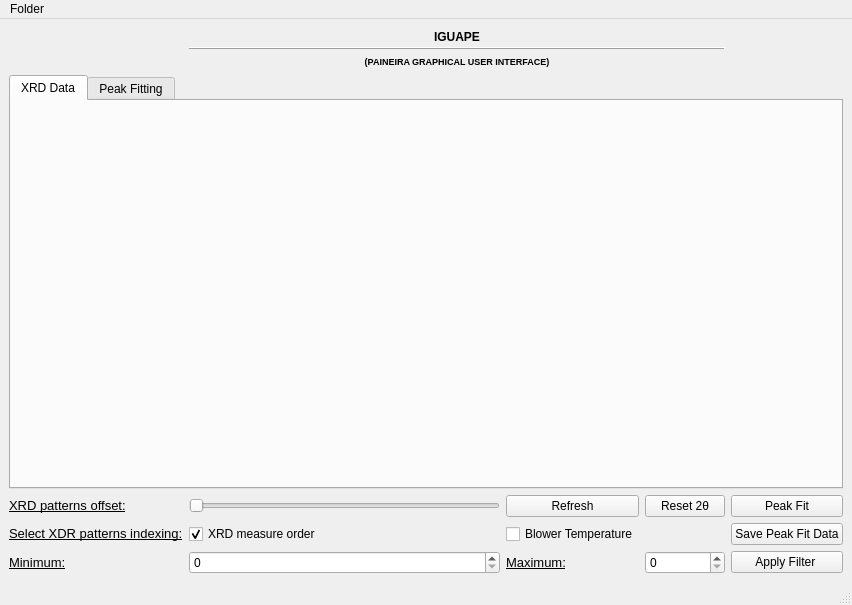
<?xml version="1.0" encoding="UTF-8"?>
<ui version="4.0">
 <class>MainWindow</class>
 <widget class="QMainWindow" name="MainWindow">
  <property name="geometry">
   <rect>
    <x>0</x>
    <y>0</y>
    <width>852</width>
    <height>605</height>
   </rect>
  </property>
  <property name="windowTitle">
   <string>Iguape</string>
  </property>
  <property name="windowIcon">
   <iconset>
    <normaloff>Icons/Logo_IGUAPE.png</normaloff>Icons/Logo_IGUAPE.png</iconset>
  </property>
  <property name="styleSheet">
   <string notr="true"/>
  </property>
  <widget class="QWidget" name="centralwidget">
   <layout class="QVBoxLayout" name="verticalLayout">
    <item>
     <layout class="QGridLayout" name="gridLayout">
      <item row="2" column="4" colspan="2">
       <widget class="QPushButton" name="peak_fit_button">
        <property name="maximumSize">
         <size>
          <width>16777215</width>
          <height>16777215</height>
         </size>
        </property>
        <property name="toolTip">
         <string>Press to open the Peak Fit Window</string>
        </property>
        <property name="text">
         <string>Peak Fit</string>
        </property>
        <property name="icon">
         <iconset>
          <normaloff>Icons/peak_fit_icon.png</normaloff>Icons/peak_fit_icon.png</iconset>
        </property>
       </widget>
      </item>
      <item row="1" column="0" colspan="6">
       <widget class="QTabWidget" name="tabWidget">
        <property name="currentIndex">
         <number>0</number>
        </property>
        <widget class="QWidget" name="XRD_data_tab">
         <attribute name="title">
          <string>XRD Data</string>
         </attribute>
        </widget>
        <widget class="QWidget" name="peak_fit_tab">
         <attribute name="title">
          <string>Peak Fitting</string>
         </attribute>
        </widget>
       </widget>
      </item>
      <item row="3" column="4" colspan="2">
       <widget class="QPushButton" name="save_peak_fit_data_button">
        <property name="minimumSize">
         <size>
          <width>0</width>
          <height>0</height>
         </size>
        </property>
        <property name="maximumSize">
         <size>
          <width>16777215</width>
          <height>16777215</height>
         </size>
        </property>
        <property name="toolTip">
         <string>Press to save the data as a CSV file</string>
        </property>
        <property name="text">
         <string>Save Peak Fit Data</string>
        </property>
        <property name="icon">
         <iconset>
          <normaloff>Icons/Save_Icon.png</normaloff>Icons/Save_Icon.png</iconset>
        </property>
       </widget>
      </item>
      <item row="0" column="4" alignment="Qt::AlignVCenter">
       <widget class="QLabel" name="LNLS_logo">
        <property name="maximumSize">
         <size>
          <width>16777215</width>
          <height>50</height>
         </size>
        </property>
        <property name="text">
         <string/>
        </property>
        <property name="pixmap">
         <pixmap>Icons/LNLS_logo_resize.png</pixmap>
        </property>
        <property name="alignment">
         <set>Qt::AlignCenter</set>
        </property>
       </widget>
      </item>
      <item row="4" column="1">
       <widget class="QDoubleSpinBox" name="min_temp_doubleSpinBox">
        <property name="maximumSize">
         <size>
          <width>16777215</width>
          <height>16777215</height>
         </size>
        </property>
        <property name="decimals">
         <number>0</number>
        </property>
       </widget>
      </item>
      <item row="0" column="5" alignment="Qt::AlignHCenter">
       <widget class="QLabel" name="paineir_logo">
        <property name="maximumSize">
         <size>
          <width>70</width>
          <height>100</height>
         </size>
        </property>
        <property name="text">
         <string/>
        </property>
        <property name="pixmap">
         <pixmap>Icons/Paineira_resize.png</pixmap>
        </property>
        <property name="alignment">
         <set>Qt::AlignRight|Qt::AlignTrailing|Qt::AlignVCenter</set>
        </property>
       </widget>
      </item>
      <item row="4" column="2">
       <widget class="QLabel" name="max_filter_label">
        <property name="maximumSize">
         <size>
          <width>16777215</width>
          <height>16777215</height>
         </size>
        </property>
        <property name="text">
         <string>&lt;html&gt;&lt;head/&gt;&lt;body&gt;&lt;p&gt;&lt;span style=&quot; font-size:10pt; text-decoration: underline;&quot;&gt;Maximum:&lt;/span&gt;&lt;/p&gt;&lt;/body&gt;&lt;/html&gt;</string>
        </property>
       </widget>
      </item>
      <item row="2" column="2">
       <widget class="QPushButton" name="refresh_button">
        <property name="maximumSize">
         <size>
          <width>16777215</width>
          <height>16777215</height>
         </size>
        </property>
        <property name="toolTip">
         <string>Press to refresh the graph with the new XRD patterns</string>
        </property>
        <property name="text">
         <string>Refresh</string>
        </property>
        <property name="icon">
         <iconset>
          <normaloff>Icons/Refresh_Icon.png</normaloff>Icons/Refresh_Icon.png</iconset>
        </property>
       </widget>
      </item>
      <item row="2" column="0">
       <widget class="QLabel" name="offset_label">
        <property name="text">
         <string>&lt;html&gt;&lt;head/&gt;&lt;body&gt;&lt;p&gt;&lt;span style=&quot; font-size:10pt; text-decoration: underline;&quot;&gt;XRD patterns offset:&lt;/span&gt;&lt;/p&gt;&lt;/body&gt;&lt;/html&gt;</string>
        </property>
       </widget>
      </item>
      <item row="3" column="2">
       <widget class="QCheckBox" name="temperature_checkbox">
        <property name="maximumSize">
         <size>
          <width>16777215</width>
          <height>16777215</height>
         </size>
        </property>
        <property name="text">
         <string>Blower Temperature</string>
        </property>
       </widget>
      </item>
      <item row="0" column="0">
       <widget class="QLabel" name="CNPEM_logo">
        <property name="maximumSize">
         <size>
          <width>100</width>
          <height>50</height>
         </size>
        </property>
        <property name="text">
         <string/>
        </property>
        <property name="pixmap">
         <pixmap>Icons/CNPEM-logo-colorido-2023_resize.png</pixmap>
        </property>
       </widget>
      </item>
      <item row="4" column="3">
       <widget class="QDoubleSpinBox" name="max_temp_doubleSpinBox_2">
        <property name="maximumSize">
         <size>
          <width>16777215</width>
          <height>16777215</height>
         </size>
        </property>
        <property name="frame">
         <bool>true</bool>
        </property>
        <property name="decimals">
         <number>0</number>
        </property>
       </widget>
      </item>
      <item row="3" column="0">
       <widget class="QLabel" name="index_label">
        <property name="text">
         <string>&lt;html&gt;&lt;head/&gt;&lt;body&gt;&lt;p&gt;&lt;span style=&quot; font-size:10pt; text-decoration: underline;&quot;&gt;Select XDR patterns indexing:&lt;/span&gt;&lt;/p&gt;&lt;/body&gt;&lt;/html&gt;</string>
        </property>
       </widget>
      </item>
      <item row="3" column="1">
       <widget class="QCheckBox" name="XRD_measure_order_checkbox">
        <property name="maximumSize">
         <size>
          <width>16777215</width>
          <height>16777215</height>
         </size>
        </property>
        <property name="text">
         <string>XRD measure order</string>
        </property>
        <property name="checkable">
         <bool>true</bool>
        </property>
        <property name="checked">
         <bool>true</bool>
        </property>
        <property name="tristate">
         <bool>false</bool>
        </property>
       </widget>
      </item>
      <item row="0" column="1" colspan="3">
       <widget class="QLabel" name="title_label">
        <property name="minimumSize">
         <size>
          <width>0</width>
          <height>0</height>
         </size>
        </property>
        <property name="maximumSize">
         <size>
          <width>16777215</width>
          <height>50</height>
         </size>
        </property>
        <property name="frameShape">
         <enum>QFrame::HLine</enum>
        </property>
        <property name="frameShadow">
         <enum>QFrame::Raised</enum>
        </property>
        <property name="lineWidth">
         <number>1</number>
        </property>
        <property name="text">
         <string>&lt;html&gt;&lt;head/&gt;&lt;body&gt;&lt;p align=&quot;center&quot;&gt;&lt;span style=&quot; font-weight:600;&quot;&gt;IGUAPE&lt;/span&gt;&lt;/p&gt;&lt;p align=&quot;center&quot;&gt;&lt;span style=&quot; font-size:7pt; font-weight:600;&quot;&gt;(PAINEIRA GRAPHICAL USER INTERFACE)&lt;/span&gt;&lt;/p&gt;&lt;/body&gt;&lt;/html&gt;</string>
        </property>
        <property name="alignment">
         <set>Qt::AlignCenter</set>
        </property>
       </widget>
      </item>
      <item row="4" column="4" colspan="2">
       <widget class="QPushButton" name="filter_button">
        <property name="maximumSize">
         <size>
          <width>16777215</width>
          <height>16777215</height>
         </size>
        </property>
        <property name="toolTip">
         <string>Press to apply the temperature/measure order range</string>
        </property>
        <property name="text">
         <string>Apply Filter </string>
        </property>
        <property name="icon">
         <iconset>
          <normaloff>Icons/Filter_Icon.png</normaloff>Icons/Filter_Icon.png</iconset>
        </property>
       </widget>
      </item>
      <item row="4" column="0">
       <widget class="QLabel" name="min_filter_label">
        <property name="maximumSize">
         <size>
          <width>16777215</width>
          <height>16777215</height>
         </size>
        </property>
        <property name="text">
         <string>&lt;html&gt;&lt;head/&gt;&lt;body&gt;&lt;p&gt;&lt;span style=&quot; font-size:10pt; text-decoration: underline;&quot;&gt;Minimum:&lt;/span&gt;&lt;/p&gt;&lt;/body&gt;&lt;/html&gt;</string>
        </property>
       </widget>
      </item>
      <item row="2" column="3">
       <widget class="QPushButton" name="reset_button">
        <property name="minimumSize">
         <size>
          <width>0</width>
          <height>0</height>
         </size>
        </property>
        <property name="maximumSize">
         <size>
          <width>16777215</width>
          <height>16777215</height>
         </size>
        </property>
        <property name="toolTip">
         <string>Press to reset the 2θ interval to the deafult range</string>
        </property>
        <property name="text">
         <string>Reset 2θ</string>
        </property>
       </widget>
      </item>
      <item row="2" column="1">
       <widget class="QSlider" name="offset_slider">
        <property name="maximumSize">
         <size>
          <width>500</width>
          <height>16777215</height>
         </size>
        </property>
        <property name="toolTip">
         <string>Select the XRD patterns offset</string>
        </property>
        <property name="layoutDirection">
         <enum>Qt::LeftToRight</enum>
        </property>
        <property name="orientation">
         <enum>Qt::Horizontal</enum>
        </property>
        <property name="invertedAppearance">
         <bool>false</bool>
        </property>
        <property name="invertedControls">
         <bool>false</bool>
        </property>
       </widget>
      </item>
     </layout>
    </item>
   </layout>
  </widget>
  <widget class="QMenuBar" name="menubar">
   <property name="geometry">
    <rect>
     <x>0</x>
     <y>0</y>
     <width>852</width>
     <height>20</height>
    </rect>
   </property>
   <widget class="QMenu" name="menuFolder">
    <property name="title">
     <string>Folder</string>
    </property>
    <addaction name="actionOpen_New_Folder"/>
    <addaction name="separator"/>
    <addaction name="actionAbout"/>
    <addaction name="actionHelp"/>
   </widget>
   <addaction name="menuFolder"/>
  </widget>
  <widget class="QStatusBar" name="statusbar"/>
  <action name="actionOpen_New_Folder">
   <property name="text">
    <string>Open New Folder</string>
   </property>
  </action>
  <action name="actionAbout">
   <property name="text">
    <string>About</string>
   </property>
  </action>
  <action name="actionHelp">
   <property name="text">
    <string>Help</string>
   </property>
  </action>
 </widget>
 <resources/>
 <connections/>
</ui>
